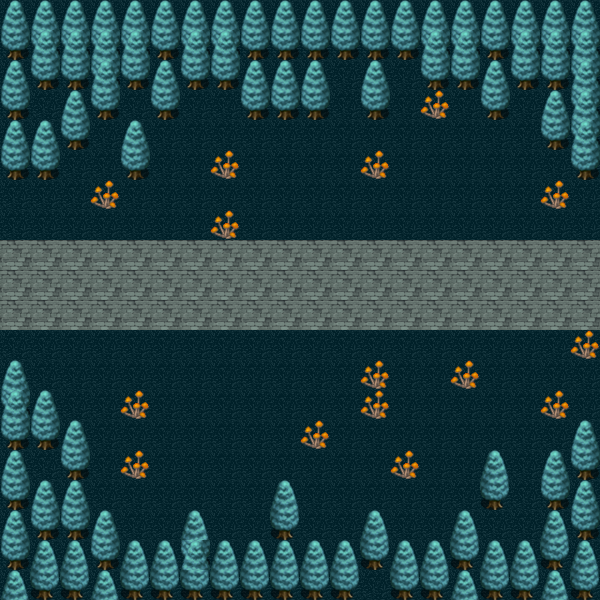

Below is a game level as drawn by its tile map, then a one-line description and the .tmx file that defines it, in full:
An orthogonal 20x20 tile map with 30x30 px tiles, 3 tile layers (Tile Layer 1, Tile Layer 3, Tile Layer 3), 8 tilesets and 2 objects.

<map version="1.0" orientation="orthogonal" renderorder="right-down" width="20" height="20" tilewidth="30" tileheight="30" nextobjectid="3">
 <tileset firstgid="1" name="edge03" tilewidth="30" tileheight="30" tilecount="6" columns="3">
  <image source="../sprite/Map/edge03.png" width="90" height="60" />
 </tileset>
 <tileset firstgid="7" name="grass04" tilewidth="30" tileheight="30" tilecount="1" columns="1">
  <image source="../sprite/Map/grass04.png" width="34" height="31" />
 </tileset>
 <tileset firstgid="8" name="tree22" tilewidth="30" tileheight="30" tilecount="2" columns="1">
  <image source="../sprite/Map/tree22.png" width="30" height="60" />
 </tileset>
 <tileset firstgid="10" name="edge04" tilewidth="30" tileheight="30" tilecount="1" columns="1">
  <image source="../sprite/Map/edge04.png" width="30" height="30" />
 </tileset>
 <tileset firstgid="11" name="flower03" tilewidth="30" tileheight="30" tilecount="1" columns="1">
  <image source="../sprite/Map/flower03.png" width="30" height="30" />
 </tileset>
 <tileset firstgid="12" name="vine01" tilewidth="30" tileheight="30" tilecount="2" columns="1">
  <image source="../sprite/Map/vine01.png" width="30" height="72" />
 </tileset>
 <tileset firstgid="14" name="tree24" tilewidth="30" tileheight="30" tilecount="2" columns="1">
  <image source="../sprite/Map/tree24.png" width="30" height="60" />
 </tileset>
 <tileset firstgid="16" name="ground01" tilewidth="30" tileheight="30" tilecount="1" columns="1">
  <image source="../sprite/Map/ground01.png" width="30" height="30" />
 </tileset>
 <layer name="Tile Layer 1" width="20" height="20">
  <data encoding="csv">
7,7,7,7,7,7,7,7,7,7,7,7,7,7,7,7,7,7,7,7,
7,7,7,7,7,7,7,7,7,7,7,7,7,7,7,7,7,7,7,7,
7,7,7,7,7,7,7,7,7,7,7,7,7,7,7,7,7,7,7,7,
7,7,7,7,7,7,7,7,7,7,7,7,7,7,7,7,7,7,7,7,
7,7,7,7,7,7,7,7,7,7,7,7,7,7,7,7,7,7,7,7,
7,7,7,7,7,7,7,7,7,7,7,7,7,7,7,7,7,7,7,7,
7,7,7,7,7,7,7,7,7,7,7,7,7,7,7,7,7,7,7,7,
7,7,7,7,7,7,7,7,7,7,7,7,7,7,7,7,7,7,7,7,
7,7,7,7,7,7,7,7,7,7,7,7,7,7,7,7,7,7,7,7,
7,7,7,7,7,7,7,7,7,7,7,7,7,7,7,7,7,7,7,7,
7,7,7,7,7,7,7,7,7,7,7,7,7,7,7,7,7,7,7,7,
7,7,7,7,7,7,7,7,7,7,7,7,7,7,7,7,7,7,7,7,
7,7,7,7,7,7,7,7,7,7,7,7,7,7,7,7,7,7,7,7,
7,7,7,7,7,7,7,7,7,7,7,7,7,7,7,7,7,7,7,7,
7,7,7,7,7,7,7,7,7,7,7,7,7,7,7,7,7,7,7,7,
7,7,7,7,7,7,7,7,7,7,7,7,7,7,7,7,7,7,7,7,
7,7,7,7,7,7,7,7,7,7,7,7,7,7,7,7,7,7,7,7,
7,7,7,7,7,7,7,7,7,7,7,7,7,7,7,7,7,7,7,7,
7,7,7,7,7,7,7,7,7,7,7,7,7,7,7,7,7,7,7,7,
7,7,7,7,7,7,7,7,7,7,7,7,7,7,7,7,7,7,7,7
</data>
 </layer>
 <layer name="Tile Layer 3" width="20" height="20">
  <data encoding="csv">
8,8,8,8,8,8,8,8,8,8,8,8,8,8,8,8,8,8,8,8,
9,10,10,10,10,9,10,10,9,9,9,9,9,9,10,10,9,10,10,10,
8,9,9,10,9,8,9,9,8,8,8,0,8,0,9,9,8,9,9,10,
9,0,8,9,0,9,0,0,9,9,9,0,9,0,11,0,9,0,8,10,
8,8,9,0,8,0,0,0,0,0,0,0,0,0,0,0,7,0,9,10,
9,9,0,0,9,0,0,11,0,0,0,0,11,0,0,0,7,0,0,9,
0,0,0,11,0,0,0,0,0,0,0,0,0,0,0,0,0,0,11,0,
0,0,0,0,0,0,0,11,0,0,0,0,0,0,0,0,0,0,0,0,
0,0,0,0,0,0,0,0,0,0,0,0,0,0,0,0,0,0,0,0,
0,0,0,0,0,0,0,0,0,0,0,0,0,0,0,0,0,0,0,0,
0,0,0,0,0,0,0,0,0,0,0,0,0,0,0,0,0,0,0,0,
0,0,0,0,0,0,0,0,0,0,0,0,0,0,0,0,0,0,0,11,
8,0,0,0,0,0,0,0,0,0,0,0,11,0,0,11,0,0,0,0,
10,8,0,0,11,0,0,0,0,0,0,0,11,0,0,0,0,0,11,0,
9,9,8,0,0,0,0,0,0,0,11,0,0,0,0,0,0,0,0,8,
8,0,9,0,11,0,0,7,0,0,0,0,0,11,0,0,2147483656,0,8,9,
9,8,8,0,0,0,0,7,0,2147483656,0,0,0,0,0,0,2147483657,0,9,8,
8,9,9,8,7,0,2147483656,0,0,2147483657,0,0,2147483656,0,0,2147483656,0,0,2147483656,9,
9,2147483656,2147483656,9,2147483656,2147483656,10,2147483656,2147483656,2147483656,2147483656,2147483656,2147483657,2147483656,2147483656,2147483657,2147483656,2147483656,2147483657,2147483656,
2147483656,2147483657,2147483657,2147483656,2147483657,2147483657,2147483657,2147483657,2147483657,2147483657,2147483657,2147483657,0,2147483657,2147483657,2147483656,2147483657,2147483657,2147483656,2147483657
</data>
 </layer>
 <layer name="Tile Layer 3" width="20" height="20">
  <data encoding="csv">
0,0,0,0,0,0,0,0,0,0,0,0,0,0,0,0,0,0,0,0,
0,0,0,0,0,0,0,0,0,0,0,0,0,0,0,0,0,0,0,0,
0,0,0,0,0,0,0,0,0,0,0,0,0,0,0,0,0,0,0,0,
0,0,0,0,0,0,0,0,0,0,0,0,0,0,0,0,0,0,0,0,
0,0,0,0,0,0,0,0,0,0,0,0,0,0,0,0,0,0,0,0,
0,0,0,0,0,0,0,0,0,0,0,0,0,0,0,0,0,0,0,0,
0,0,0,0,0,0,0,0,0,0,0,0,0,0,0,0,0,0,0,0,
0,0,0,0,0,0,0,0,0,0,0,0,0,7,7,0,0,0,0,0,
16,16,16,16,16,16,16,16,16,16,16,16,16,16,16,16,16,16,16,16,
16,16,16,16,16,16,16,16,16,16,16,16,16,16,16,16,16,16,16,16,
16,16,16,16,16,16,16,16,16,16,16,16,16,16,16,16,16,16,16,16,
0,0,0,7,7,7,7,7,7,7,7,0,0,0,0,0,0,0,0,0,
0,0,0,0,0,0,0,0,0,0,0,0,0,0,0,0,0,0,0,0,
0,0,0,0,0,0,0,0,0,0,0,0,0,0,0,0,0,0,0,0,
0,0,0,0,0,0,0,0,0,0,0,0,0,0,0,0,0,0,0,0,
0,0,0,0,0,0,0,0,0,0,0,0,0,0,0,0,0,0,0,0,
0,0,0,0,0,0,0,0,0,0,0,0,0,0,0,0,0,0,0,0,
0,0,0,0,0,0,0,0,0,0,0,0,0,0,0,0,0,0,0,0,
0,0,0,0,0,0,0,0,0,0,0,0,0,0,0,0,0,0,0,0,
0,0,0,0,0,0,0,0,0,0,0,0,0,0,0,0,0,0,0,0
</data>
 </layer>
 <objectgroup name="not_pass">
  <object id="1" x="0" y="0" width="600" height="180" />
  <object id="2" x="0" y="360" width="600" height="240" />
 </objectgroup>
</map>
